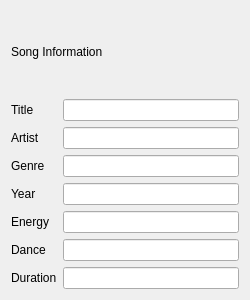
<?xml version="1.0" encoding="UTF-8"?>
<ui version="4.0">
 <class>InfoWindow</class>
 <widget class="QDialog" name="InfoWindow">
  <property name="geometry">
   <rect>
    <x>0</x>
    <y>0</y>
    <width>250</width>
    <height>300</height>
   </rect>
  </property>
  <property name="minimumSize">
   <size>
    <width>250</width>
    <height>300</height>
   </size>
  </property>
  <property name="windowTitle">
   <string>Dialog</string>
  </property>
  <layout class="QGridLayout" name="gridLayout">
   <item row="1" column="0">
    <widget class="QLabel" name="label">
     <property name="text">
      <string>Title</string>
     </property>
    </widget>
   </item>
   <item row="1" column="1">
    <widget class="QLineEdit" name="Title"/>
   </item>
   <item row="2" column="0">
    <widget class="QLabel" name="label_2">
     <property name="text">
      <string>Artist</string>
     </property>
    </widget>
   </item>
   <item row="2" column="1">
    <widget class="QLineEdit" name="Artist"/>
   </item>
   <item row="3" column="0">
    <widget class="QLabel" name="label_3">
     <property name="text">
      <string>Genre</string>
     </property>
    </widget>
   </item>
   <item row="3" column="1">
    <widget class="QLineEdit" name="Genre"/>
   </item>
   <item row="4" column="0">
    <widget class="QLabel" name="label_4">
     <property name="text">
      <string>Year</string>
     </property>
    </widget>
   </item>
   <item row="4" column="1">
    <widget class="QLineEdit" name="Year"/>
   </item>
   <item row="5" column="0">
    <widget class="QLabel" name="label_5">
     <property name="text">
      <string>Energy</string>
     </property>
    </widget>
   </item>
   <item row="5" column="1">
    <widget class="QLineEdit" name="Energy"/>
   </item>
   <item row="6" column="0">
    <widget class="QLabel" name="label_6">
     <property name="text">
      <string>Dance</string>
     </property>
    </widget>
   </item>
   <item row="6" column="1">
    <widget class="QLineEdit" name="Danceablitity"/>
   </item>
   <item row="7" column="0">
    <widget class="QLabel" name="label_8">
     <property name="text">
      <string>Duration</string>
     </property>
    </widget>
   </item>
   <item row="7" column="1">
    <widget class="QLineEdit" name="Duration"/>
   </item>
   <item row="0" column="0" colspan="2">
    <widget class="QLabel" name="label_7">
     <property name="text">
      <string>Song Information</string>
     </property>
    </widget>
   </item>
  </layout>
 </widget>
 <resources/>
 <connections/>
</ui>
